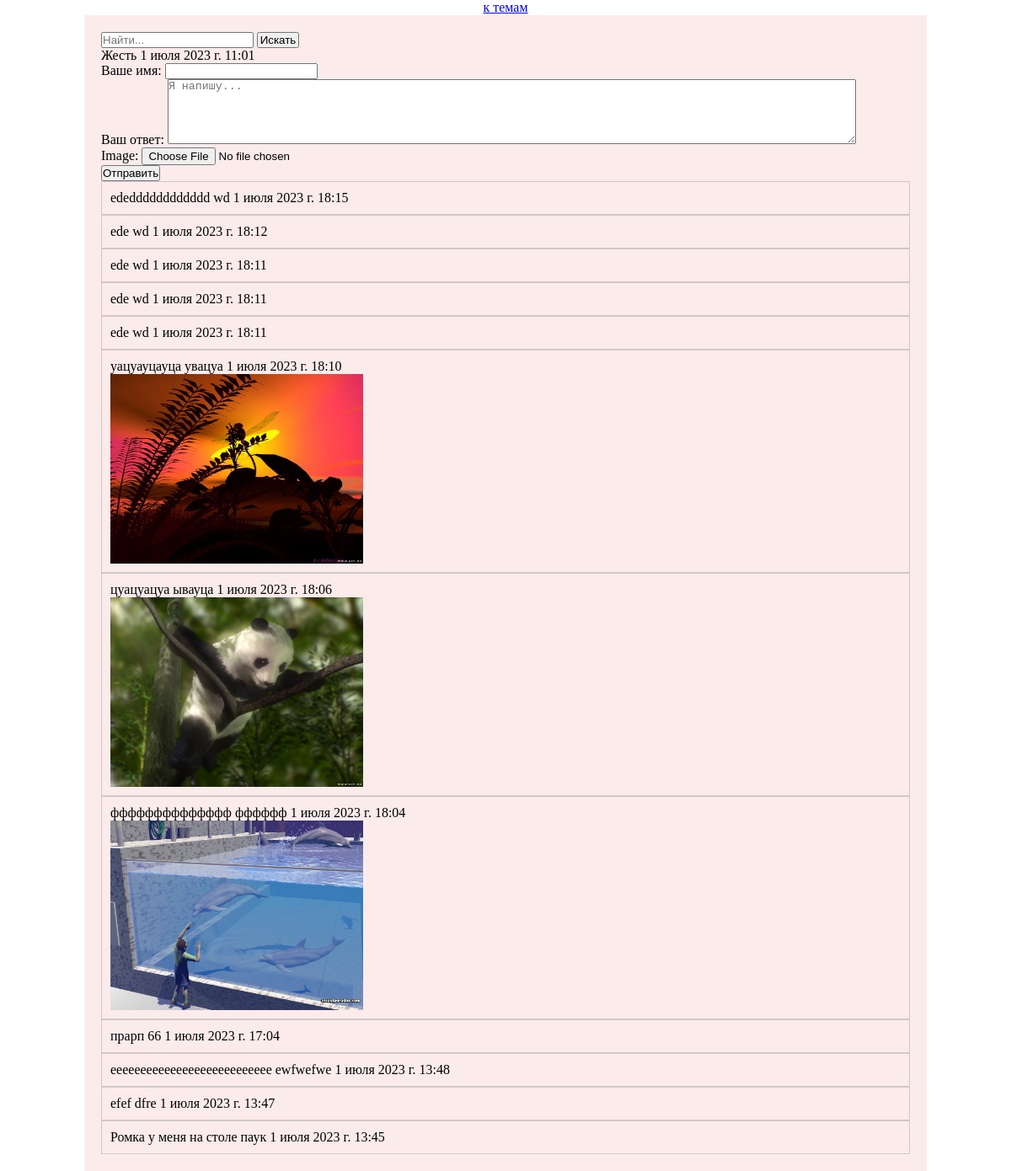
The page /forum-app/tema_detail/7/ on the database as committed earlier.
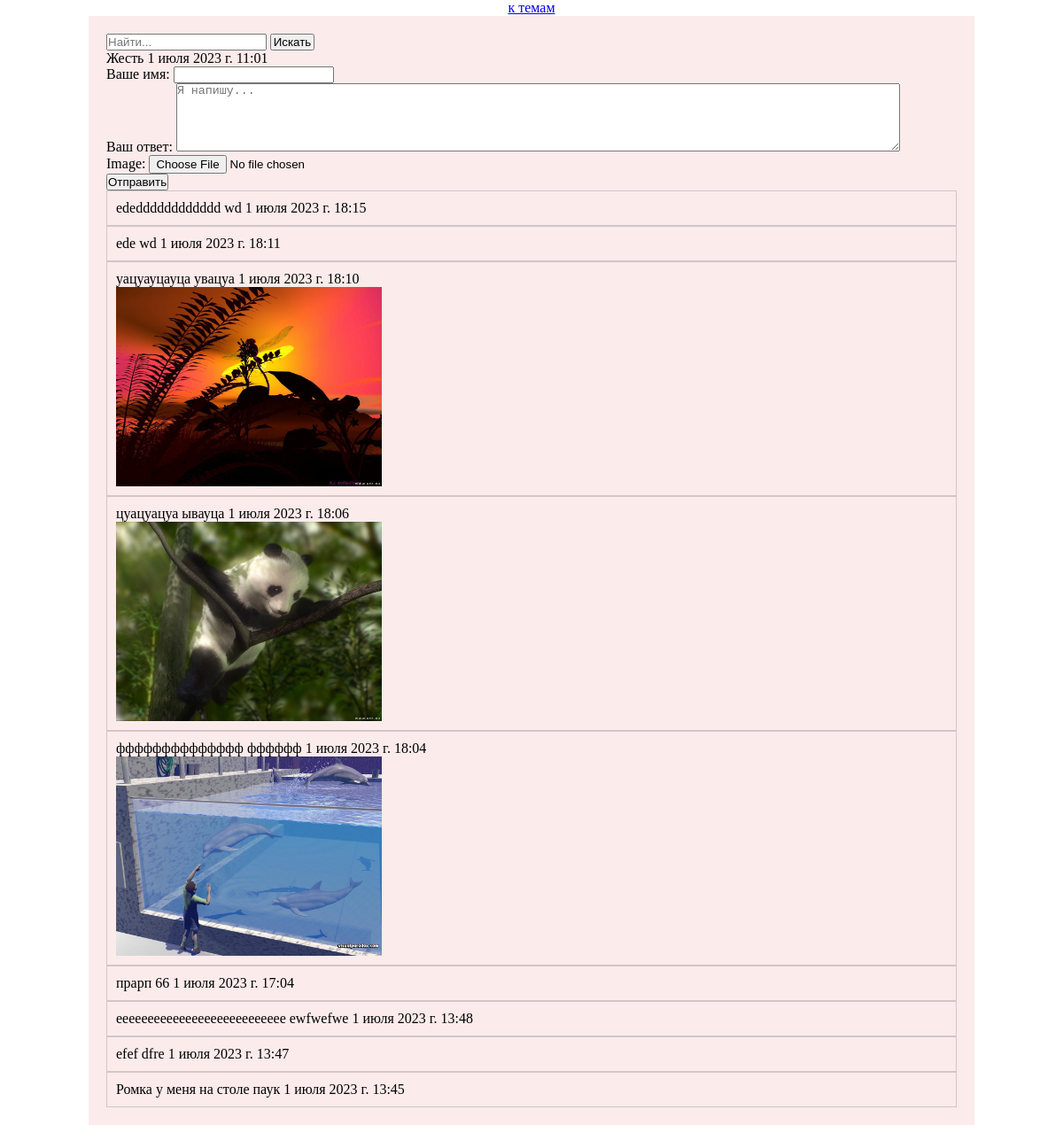
The same page on the database as committed later.
### forum_app/models.py (models this page shows, shortened)
class Otvet(models.Model):
    name = models.CharField(max_length=32, verbose_name='Автор')
    text = models.CharField(max_length=2000, verbose_name="Текст ответа")
    image = models.ImageField(upload_to='%y/%m/%d', blank=True, null=True, verbose_name='Картинка')
    created_date = models.DateTimeField(auto_now_add=True, verbose_name='Дата')
    tema = models.ForeignKey(Tema, on_delete=models.CASCADE)
    class Meta:
        ordering = ['-created_date']
        verbose_name = ('Ответ')
        verbose_name_plural = ('Ответы')

### forum_app/views.py (the view)
# urls.py: path('tema_detail/<int:tema_pk>/', tema_detail_view, name='tema_detail'),
def tema_detail_view(request, tema_pk):
    tema = Tema.objects.get(pk=tema_pk)
    if request.method == "POST":
        form = OtvetForm(data=request.POST, files=request.FILES)
        if form.is_valid():
            otvet = form.save(commit=False)
            otvet.tema = tema
            otvet.save()
            form = OtvetForm()
            return redirect(request.path)
    else:
        form = OtvetForm()
    q = request.GET.get('q', )
    if q:
        otvets = Otvet.objects.filter(Q(text__icontains=q) | Q(name__icontains=q), tema=tema )
    else:
        otvets = Otvet.objects.filter(tema=tema)
    context = {'tema_detail': tema, 'otvets': otvets, 'otvet_form': form}
    return render(request, 'forum_app/tema_detail.html', context)

### forum_app/forms.py
class OtvetForm(forms.ModelForm):
    class Meta:
        model = Otvet
        fields = ['name', 'text', 'image',]
    name = forms.CharField(max_length=32, label='Ваше имя')
    text = forms.CharField(max_length=200, label='Ваш ответ',
                           widget=forms.Textarea(attrs={'cols':100, 'rows':5, 'placeholder': 'Я напишу...'}))
    image = forms.ImageField(required=False)

### forum_app/templates/forum_app/tema_detail.html (shortened to what this page needs)
{%extends 'root.html'%}
{%block content%}
        <div class="column">
        <form action="" method="get">
                <input type="search" type=text name="q" placeholder="Найти...">
                <button style="width: 50px;" type="submit">Искать</button>
        </form>
        {{tema_detail.title}}
        {{tema_detail.created_date}}
        <form enctype="multipart/form-data" action="" method="POST"
        style="display: flex; flex-direction: column; align-items: flex-start;">
                {{otvet_form.as_p}}
                <button type="submit">Отправить</button>
        </form>
        {%for otvet in otvets%}
        <div style="display: flex; flex-direction: column; border: 1px solid #7c797954; padding: 10px;">
                {{otvet.name}}
                {{otvet.text}}
                {{otvet.created_date}}
                {%if otvet.image%}
                <img src=" {{otvet.image.url}} " style="width: 300px;">
                {%endif%}
        </div>
        {%endfor%}
 </div>
{%endblock%}

Rows that differ between the two databases and show on the page:
removed Otvet: name "ede", text "wd", created_date "1 июля 2023 г. 18:12"
removed Otvet: name "ede", text "wd", created_date "1 июля 2023 г. 18:11"
removed Otvet: name "ede", text "wd", created_date "1 июля 2023 г. 18:11"
